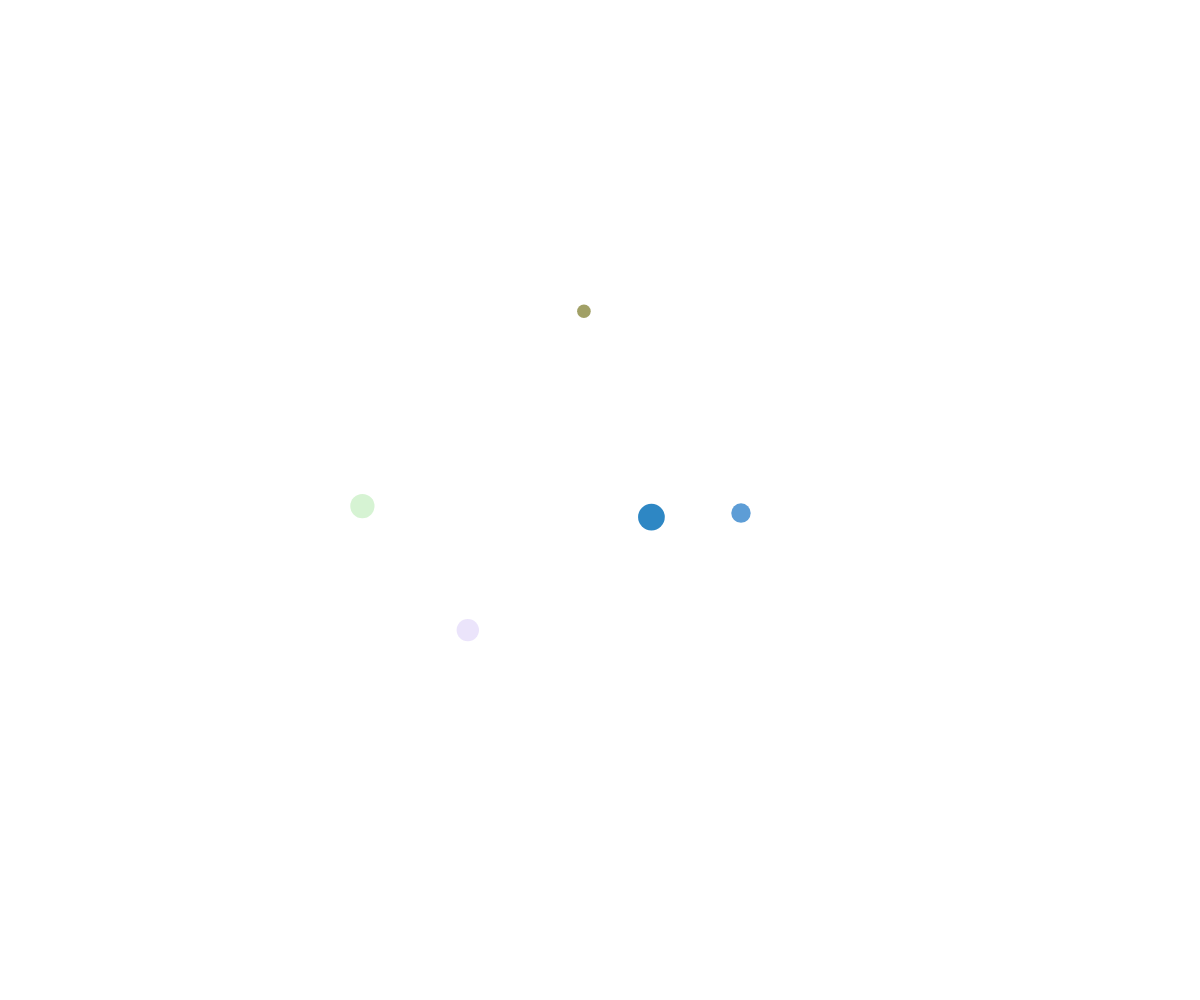
Frame 1 (no input)
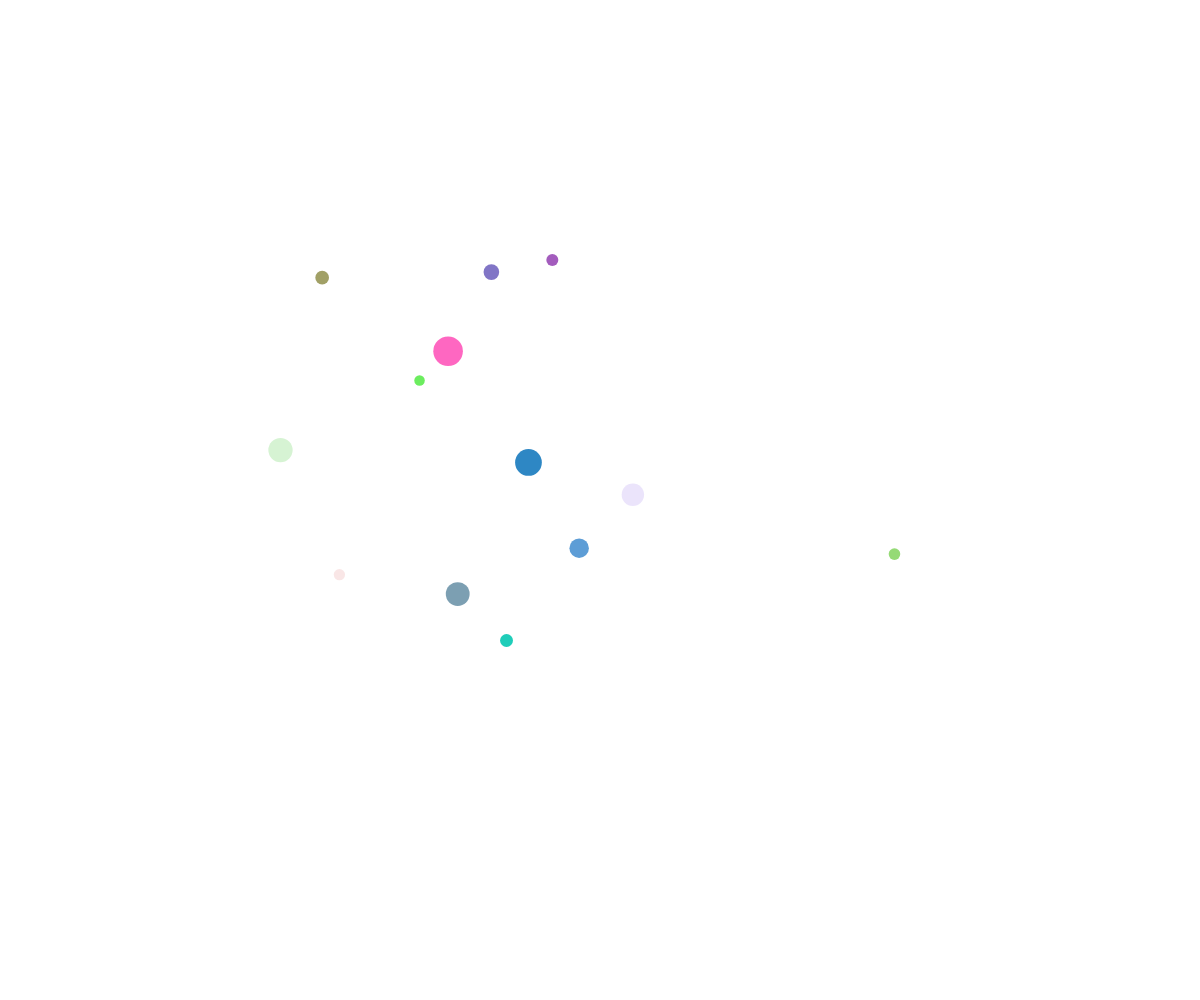
Frame 60 (no input)
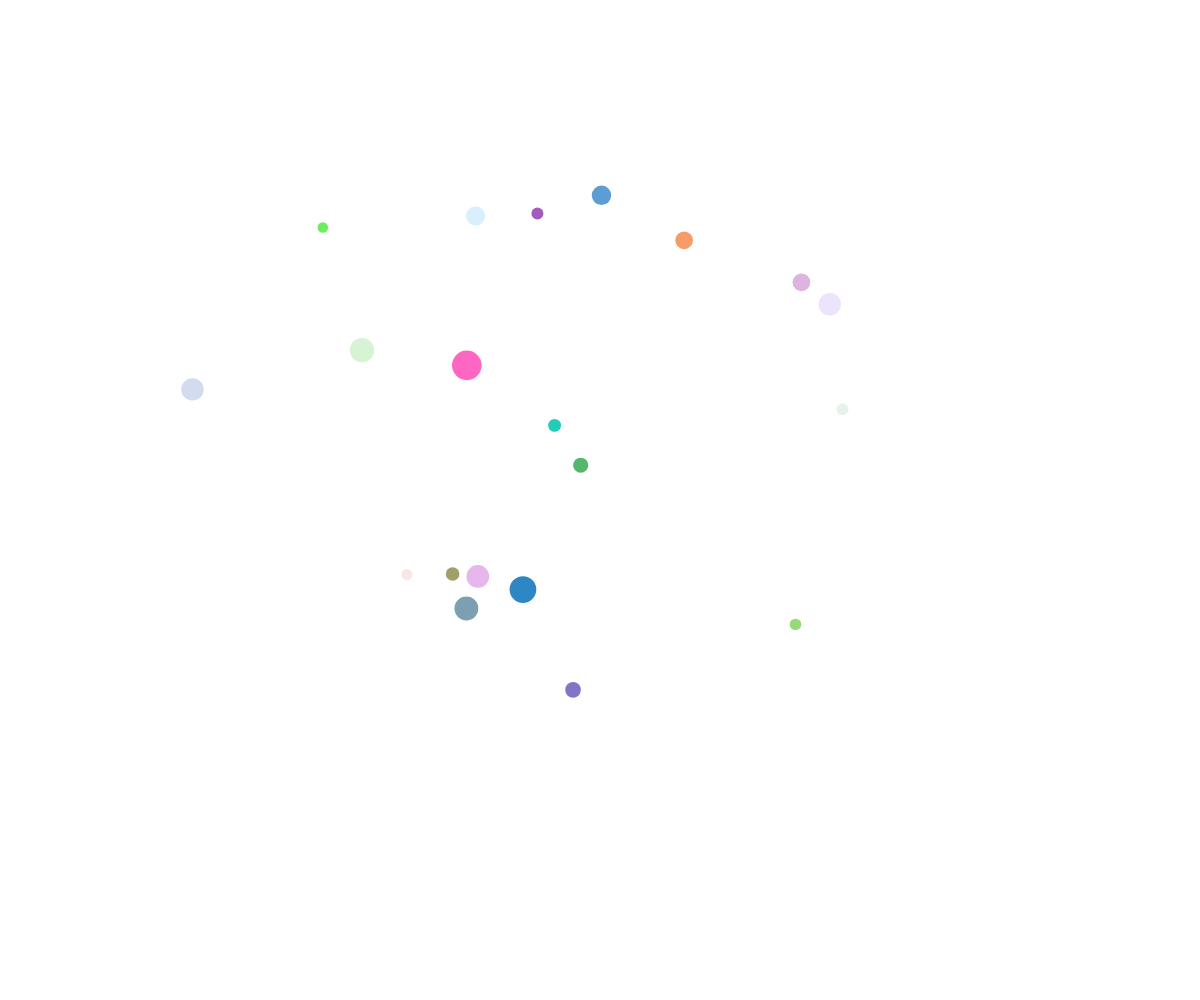
Frame 120 (the mouse pressed at the canvas centre since frame 60)

The p5.js sketch that drew these frames (run headless with seeded random() and noise() and a simulated clock; from frame 60 on, the mouse is pressed at the canvas centre):

// p5.js sketch
// ── sketch.js
// Jackson Peddle
// Bubble Movement Demo
// 03/25/24

let theBubbles = [];

function setup() {
  createCanvas(windowWidth, windowHeight);
  noStroke();

  for (let i = 0; i < 5; i++) {
    spawnBubble();
  }

  //spawn new bubble every half second
  window.setInterval(spawnBubble,500);
}

function draw() {
  background(255);

  // moveBubblesRandomly();
  moveBubblesWithNoise();
  displayBubbles();
}

function moveBubblesWithNoise(){
  for (let bubble of theBubbles) {
    let x = noise(bubble.timeX) * width;
    let y = noise(bubble.timeY) * height;

    //set the bubble objects location
    bubble.x = x;
    bubble.y = y;

    //increment timeX and timeY
    bubble.timeX += bubble.deltaTime;
    bubble.timeY += bubble. deltaTime;
  }
}

function spawnBubble() {
  let someBubble = {
    size: random(10, 30),
    x: random(width),
    y: random(height),
    speed: 10,
    r: random(255),
    g: random(255),
    b: random(255),
    alpha: random(255),
    timeX: random(1000000),
    timeY: random(1000000),
    deltaTime: 0.01,
  };
  theBubbles.push(someBubble);
}

function displayBubbles() {
  for (let bubble of theBubbles) {
    fill(bubble.r, bubble.g, bubble.b, bubble.alpha);
    circle(bubble.x, bubble.y, bubble.size);
  }
}

function moveBubblesRandomly() {
  for (let bubble of theBubbles) {
    let choice = random(100);
    if (choice < 25){
      //move up
      bubble.y -= bubble.speed;
    }
    else if (choice < 50){
      //move down
      bubble.y += bubble.speed;
    }
    else if (choice < 75){
      //move right
      bubble.x += bubble.speed;
    }
    else{
      //move left
      bubble.x -= bubble.speed;
    }
  }
}
